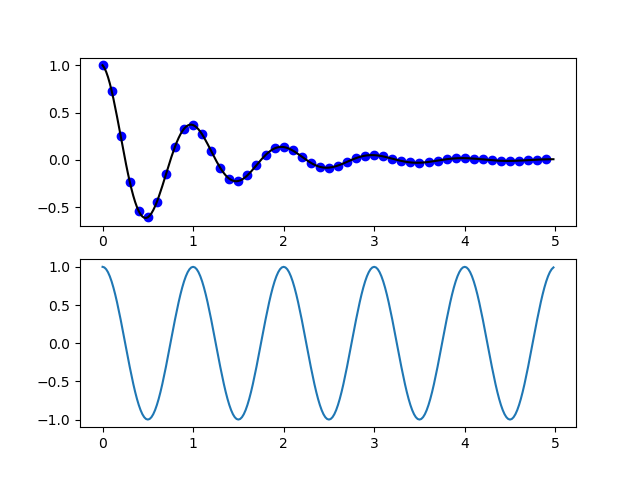

Reproduce this figure in Python.
import numpy as np
import matplotlib.pyplot as plt
def f(t):
    return np.exp(-t) * np.cos(2 * np.pi * t)

t1 = np.arange(0.0, 5.0, 0.1)
t2 = np.arange(0.0, 5.0, 0.02)

plt.subplot(211)
plt.plot(t1, f(t1), 'bo', t2, f(t2), 'k')
plt.subplot(212)
plt.plot(t2, np.cos(2 * np.pi * t2))
plt.show()
